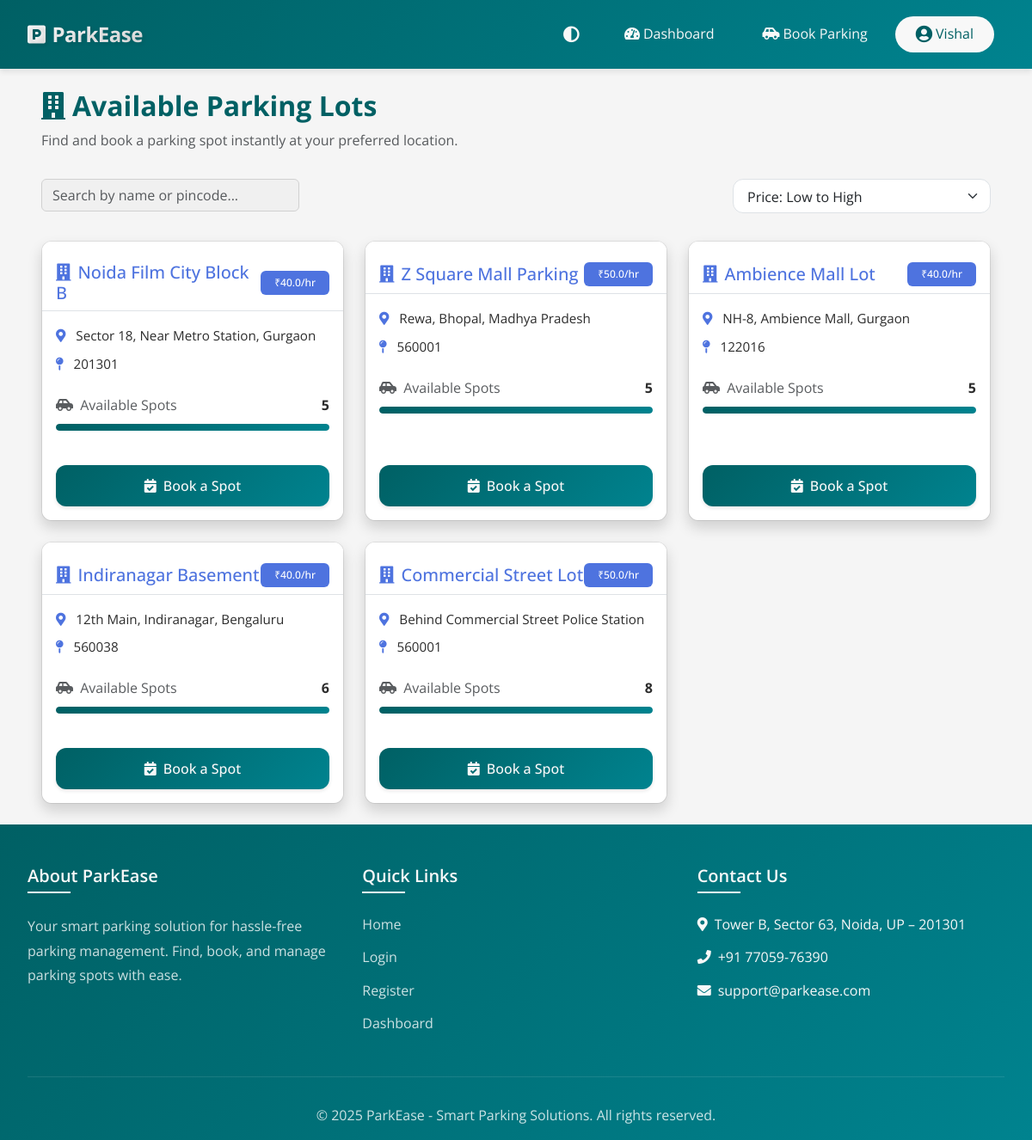
The page /user/parking_lots (signed in) on the database its author committed.
### models.py (models this page shows, shortened)
class User(UserMixin, db.Model):
    __tablename__ = 'users'
    id = db.Column(db.Integer, primary_key=True)
    email = db.Column(db.String(120), unique=True, nullable=False)
    password_hash = db.Column(db.String(128))
    name = db.Column(db.String(100), nullable=False)
    address = db.Column(db.String(200), nullable=False)
    pincode = db.Column(db.String(10), nullable=False)
    created_at = db.Column(db.DateTime, default=datetime.utcnow)
    user_type = db.Column(db.String(20), default='user')
    reservations = db.relationship('Reservation', backref='user', lazy=True)

class ParkingLot(db.Model):
    __tablename__ = 'parking_lots'
    id = db.Column(db.Integer, primary_key=True)
    prime_location_name = db.Column(db.String(100), nullable=False)
    price = db.Column(db.Float, nullable=False)  # Price per hour
    address = db.Column(db.String(200), nullable=False)
    pincode = db.Column(db.Integer, nullable=False)
    max_spots = db.Column(db.Integer, nullable=False)
    created_at = db.Column(db.DateTime, default=datetime.utcnow)
    spots = db.relationship('ParkingSpot', backref='parking_lot', lazy=True, cascade='all, delete-orphan')

### routes/user/parking_lots.py (the view)
@user_bp.route('/parking_lots')
@login_required
def user_parking_lots():
    if session.get('user_type') != 'user':
        flash('Access denied', 'danger')
        return redirect(url_for('main.index'))
    parking_lots = ParkingLot.query.all()
    available_spots = {}
    available_spot_ids = {}
    for lot in parking_lots:
        spots = ParkingSpot.query.filter_by(lot_id=lot.id, status='A').all()
        available_spots[lot.id] = len(spots)
        available_spot_ids[lot.id] = [spot.id for spot in spots]
    return render_template('user_parking_lots.html', parking_lots=parking_lots, available_spots=available_spots, available_spot_ids=available_spot_ids)

### app.py (called while the page is built)
@login_manager.user_loader
def load_user(user_id):
    if session.get('user_type') == 'admin':
        return Admin.query.get(int(user_id))
    return User.query.get(int(user_id))

### templates/user_parking_lots.html (shortened to what this page needs)
{% extends 'base.html' %}
{% block content %}
<div class="container-fluid px-4 px-md-5 py-4">
    <div class="row mb-3">
        <div class="col-12">
            <h2 class="fw-bold mb-2 dark-mode-text parking-lots-heading">
                <i class="fas fa-building me-2"></i>Available Parking Lots
            </h2>
            <p class="text-muted dark-mode-text parking-lots-subtext">Find and book a parking spot instantly at your preferred location.</p>
        </div>
    </div>
    <div class="row g-4" id="parkingLotsContainer">
        {% for lot in parking_lots %}
        <div class="col-12 col-md-6 col-lg-4 parking-lot-card">
            <div class="card bg-white dark-mode-card rounded shadow h-100">
                <div class="card-header bg-white dark-mode-card border-bottom pt-4 pb-2">
                    <div class="d-flex justify-content-between align-items-center">
                        <h5 class="mb-0 text-primary dark-mode-text parking-lot-name">
                            <i class="fas fa-building me-2"></i>{{ lot.prime_location_name }}
                    </h5>
                        <span class="badge bg-primary price-badge">₹{{ lot.price }}/hr</span>
                    </div>
                </div>
                <div class="card-body">
                    <div class="location-details mb-4">
                        <p class="mb-2 dark-mode-text">
                            <i class="fas fa-map-marker-alt text-primary me-2"></i>
                            <span class="location-text">{{ lot.address }}</span>
                        </p>
                        <p class="mb-0 dark-mode-text">
                            <i class="fas fa-map-pin text-primary me-2"></i>
                            <span class="pincode-text">{{ lot.pincode }}</span>
                        </p>
                    </div>
                    <div class="availability-section mb-4">
                        <div class="d-flex justify-content-between align-items-center mb-2">
                            <span class="text-muted dark-mode-text">
                                <i class="fas fa-car-side me-1"></i> Available Spots
                            </span>
                            <span class="fw-bold dark-mode-text">{{ available_spots[lot.id] }}</span>
                        </div>
                        <div class="availability-bar">
                            <div class="progress" style="height: 8px;">
                                {% set total_spots = 5 %}
                                {% set available_percentage = (available_spots[lot.id] / total_spots) * 100 %}
                                {% set unavailable_percentage = 100 - available_percentage %}
                                <div class="progress-bar bg-success" role="progressbar"
                                    style="width: {{ available_percentage }}%"
                                    aria-valuenow="{{ available_spots[lot.id] }}"
                                    aria-valuemin="0"
                                    aria-valuemax="{{ total_spots }}">
                                </div>
                            </div>
                        </div>
                    </div>
                </div>
                <div class="card-footer bg-transparent border-top-0 pt-0 pb-3">
                    {% if available_spots[lot.id] > 0 %}
                    <button type="button" class="btn btn-primary w-100 lot-book-btn"
                        data-lot-id="{{ lot.id }}"
                        data-lot-name="{{ lot.prime_location_name }}"
                        data-address="{{ lot.address }}"
                        data-pincode="{{ lot.pincode }}"
                        data-price="{{ lot.price }}"
                        data-available-spots="{{ available_spots[lot.id] }}"
                        data-spot-ids="{{ available_spot_ids[lot.id]|join(',') }}"
                        data-user-address="{{ current_user.address|default('') }}"
                        data-user-pincode="{{ current_user.pincode|default('') }}">
                        <i class="fas fa-calendar-check me-2"></i>Book a Spot
                    </button>
                    {% else %}
                    <button class="btn btn-secondary w-100" disabled>
                        <i class="fas fa-times-circle me-2"></i>No Available Spots
                    </button>
                    {% endif %}
                </div>
            </div>
        </div>
        {% endfor %}
    </div>
</div>
{% endblock %}

### templates/base.html (shortened to what this page needs)
<!DOCTYPE html>
<html lang="en">
<head>
    <link href="https://cdn.jsdelivr.net/npm/bootstrap@5.3.0-alpha1/dist/css/bootstrap.min.css" rel="stylesheet">
    <link rel="stylesheet" href="https://cdn.jsdelivr.net/npm/bootstrap-icons@1.11.3/font/bootstrap-icons.min.css">
    <link rel="stylesheet" href="https://cdnjs.cloudflare.com/ajax/libs/font-awesome/5.15.4/css/all.min.css">
    <link rel="stylesheet" href="{{ url_for('static', filename='css/style.css') }}">
    <link rel="stylesheet" href="{{ url_for('static', filename='css/admin.css') }}">
</head>
<body>
    <nav class="navbar navbar-expand-lg navbar-dark sticky-top">
        <div class="container">
            <a class="navbar-brand" href="{{ url_for('main.index') }}">
                <i class="fas fa-parking"></i>
                ParkEase
            </a>
            <div class="collapse navbar-collapse" id="navbarNav">
                <ul class="navbar-nav ms-auto align-items-center">
                    <li class="nav-item me-3">
                        <button class="theme-toggle" id="themeToggle" title="Toggle Dark Mode">
                            <i class="fas fa-adjust"></i>
                        </button>
                    </li>
                    {% if current_user.is_authenticated %}
                        {% if session.get('user_type') == 'admin' %}
                            <li class="nav-item">
                                <a class="nav-link px-3" href="{{ url_for('admin.admin_dashboard') }}">
                                    <i class="fas fa-tachometer-alt me-1"></i>Dashboard
                                </a>
                            </li>
                            <li class="nav-item">
                                <a class="nav-link px-3" href="{{ url_for('admin.admin_parking_lots') }}">
                                    <i class="fas fa-map-marked-alt me-1"></i>Parking Lots
                                </a>
                            </li>
                            <li class="nav-item dropdown manage-dropdown">
                                <a class="nav-link px-3 dropdown-toggle" href="#" id="manageDropdown" role="button" data-bs-toggle="dropdown" aria-expanded="false">
                                    <i class="fas fa-cogs me-1"></i>Manage
                                </a>
                                <ul class="dropdown-menu" aria-labelledby="manageDropdown">
                                    <li><a class="dropdown-item" href="{{ url_for('admin.occupied_spots') }}"><i class="fas fa-car me-1"></i>Occupied Spots</a></li>
                                    <li><a class="dropdown-item" href="{{ url_for('admin.admin_users') }}"><i class="fas fa-users me-1"></i>Users</a></li>
                                    <li><a class="dropdown-item" href="{{ url_for('admin.parking_history') }}"><i class="fas fa-history me-1"></i>Parking History</a></li>
                                </ul>
                            </li>
                            <li class="nav-item">
                                <a class="nav-link px-3" href="{{ url_for('main.logout') }}">
                                    <i class="fas fa-sign-out-alt me-1"></i>Logout
                                </a>
                            </li>
                        {% else %}
                            <li class="nav-item">
                                <a class="nav-link px-3" href="{{ url_for('user.user_dashboard') }}">
                                    <i class="fas fa-tachometer-alt me-1"></i>Dashboard
                                </a>
                            </li>
                            <li class="nav-item">
                                <a class="nav-link px-3" href="{{ url_for('user.user_parking_lots') }}" style="color: #fff;">
                                    <i class="fas fa-car-side me-1"></i>Book Parking
                                </a>
                            </li>
                            <li class="nav-item dropdown me-2">
                                <a class="nav-link px-3 dropdown-toggle d-flex align-items-center" href="#" id="userProfileDropdown" role="button" data-bs-toggle="dropdown" aria-expanded="false" style="color: #fff;">
                                    <i class="fas fa-user-circle me-1" style="font-size: 1.25rem;"></i>
                                    <span class="d-none d-md-inline">{{ current_user.name.split(' ')[0] }}</span>
                                </a>
                            </li>
                        {% endif %}
                    {% endif %}
                </ul>
            </div>
        </div>
    </nav>
    <div class="main-content">
        {% block content %}{% endblock %}
    </div>
    <footer class="footer">
        <div class="container">
            <div class="footer-content">
                <div class="footer-section">
                    <h5>About ParkEase</h5>
                    <p>Your smart parking solution for hassle-free parking management. Find, book, and manage parking spots with ease.</p>
                </div>
                <div class="footer-section">
                    <h5>Quick Links</h5>
                    <ul>
                        <li><a href="{{ url_for('main.index') }}">Home</a></li>
                        <li><a href="{{ url_for('main.login') }}">Login</a></li>
                        <li><a href="{{ url_for('main.register') }}">Register</a></li>
                        {% if current_user.is_authenticated %}
                            <li><a href="{{ url_for('user.user_dashboard' if session.get('user_type') == 'user' else 'admin.admin_dashboard') }}">Dashboard</a></li>
                        {% endif %}
                    </ul>
                </div>
                <div class="footer-section">
                    <h5>Contact Us</h5>
                    <ul>
                        <li><i class="fas fa-map-marker-alt me-2"></i>Tower B, Sector 63, Noida, UP – 201301</li>
                        <li><i class="fas fa-phone me-2"></i>+91 77059-76390</li>
                        <li><i class="fas fa-envelope me-2"></i>support@parkease.com</li>
                    </ul>
                </div>
            </div>
            <div class="copyright">
                <p class="mb-0">&copy; 2025 ParkEase - Smart Parking Solutions. All rights reserved.</p>
            </div>
        </div>
    </footer>
</body>
</html>

### static/css/admin.css (style rules this page uses)
body { font-family: 'Open Sans', sans-serif; }

### templates/base.html (style rules this page uses)
:root { --primary-color: #006064; --secondary-color: #00838F; --accent-color: #0039d4; --text-color: #2c2c2c; --text-muted: #4a4a4a; --border-color: #d0d0d0; --card-bg: #ffffff; --input-bg: #f0f0f0; --hover-color: #004D40; --success-color: #00C853; --danger-color: #D50000; --warning-color: #FFD600; --info-color: #00B0FF; --light-text: #4a4a4a; --white: #f8f8f8; --light-bg: #f5f5f5; --border-radius: 8px; --box-shadow: 0 4px 6px rgba(0, 0, 0, 0.08); --body-bg: #f5f5f5; --table-bg: #ffffff; --table-hover: #f8f8f8; }
body { font-family: 'Open Sans', sans-serif; min-height: 100vh; display: flex; flex-direction: column; color: var(--text-color); line-height: 1.6; background-color: var(--body-bg); }
.card, .dashboard-card, .parking-lot-card .card, .modal-content, .table, .form-control, .btn { transition: none; }
.navbar { background: linear-gradient(135deg, var(--primary-color) 0%, var(--secondary-color) 100%); padding: 1rem 0; box-shadow: var(--box-shadow); }
.navbar .nav-link { border-radius: 50px; padding: 0.5rem 1.5rem !important; transition: all 0.3s ease; margin: 0 0.25rem; }
.navbar .nav-item:last-child .nav-link { background-color: var(--white); color: var(--primary-color) !important; }
.container { max-width: 1400px; padding: 0 2rem; }
.card { background-color: var(--card-bg); border: 1px solid rgba(0, 0, 0, 0.08); box-shadow: var(--box-shadow); }
.card-header { background-color: var(--card-bg); border-bottom: 1px solid rgba(0, 0, 0, 0.08); padding: 1rem 1.25rem; }
.card-body { background-color: var(--card-bg); padding: 1.25rem; }
.card-footer { background-color: var(--card-bg); border-top: 1px solid rgba(0, 0, 0, 0.08); padding: 1rem 1.25rem; }
.theme-toggle { background: none; border: none; color: var(--white); font-size: 1.2rem; cursor: pointer; padding: 0.5rem; }
.footer { background: linear-gradient(135deg, var(--primary-color) 0%, var(--secondary-color) 100%); color: var(--white); padding: 3rem 0 1rem; margin-top: auto; }
.footer-content { display: flex; justify-content: space-between; align-items: flex-start; flex-wrap: wrap; gap: 2rem; }
.footer-section { flex: 1; min-width: 250px; }
.footer-section h5 { font-weight: 600; margin-bottom: 1.5rem; position: relative; padding-bottom: 0.5rem; }
.footer-section h5::after { content: ''; position: absolute; bottom: 0; left: 0; width: 50px; height: 2px; background: var(--white); }
.footer-section p { color: rgba(255, 255, 255, 0.8); line-height: 1.8; }
.footer-section ul { list-style: none; padding: 0; }
.footer-section ul li { margin-bottom: 0.8rem; }
.footer-section ul li a { color: rgba(255, 255, 255, 0.8); text-decoration: none; transition: var(--transition); display: inline-block; }
.copyright { text-align: center; padding-top: 2rem; margin-top: 2rem; border-top: 1px solid rgba(255, 255, 255, 0.1); color: rgba(255, 255, 255, 0.8); }
.btn { transition: var(--transition); }
.btn-primary { background: linear-gradient(135deg, var(--primary-color) 0%, var(--secondary-color) 100%); border: none; box-shadow: 0 2px 4px rgba(0, 0, 0, 0.1); }
.navbar-brand { font-family: 'Open Sans', sans-serif; font-weight: 700; font-size: 1.5rem; letter-spacing: -0.5px; background: linear-gradient(135deg, #ffffff 0%, #e0e0e0 100%); -webkit-background-clip: text; -webkit-text-fill-color: transparent; text-shadow: 2px 2px 4px rgba(0, 0, 0, 0.1); transition: all 0.3s ease; display: flex; align-items: center; gap: 0.5rem; }
.navbar-brand i { font-size: 1.5rem; color: #ffffff; }

### rows shown on the page
User: name "Vishal"
ParkingLot: prime_location_name "Noida Film City Block B", price "40.0", address "Sector 18, Near Metro Station, Gurgaon", pincode "201301", available_spots "5", {{ available_percentage }} 100.0 (drawn)
ParkingLot: prime_location_name "Z Square Mall Parking", price "50.0", address "Rewa, Bhopal, Madhya Pradesh", pincode "560001", max_spots "5", {{ available_percentage }} 100.0 (drawn)
ParkingLot: prime_location_name "Ambience Mall Lot", price "40.0", address "NH-8, Ambience Mall, Gurgaon", pincode "122016", id "5"
ParkingLot: prime_location_name "Indiranagar Basement", price "40.0", address "12th Main, Indiranagar, Bengaluru", pincode "560038", id "6"
ParkingLot: prime_location_name "Commercial Street Lot", price "50.0", address "Behind Commercial Street Police Station", pincode "560001", max_spots "8", {{ available_percentage }} 160.0 (drawn)
